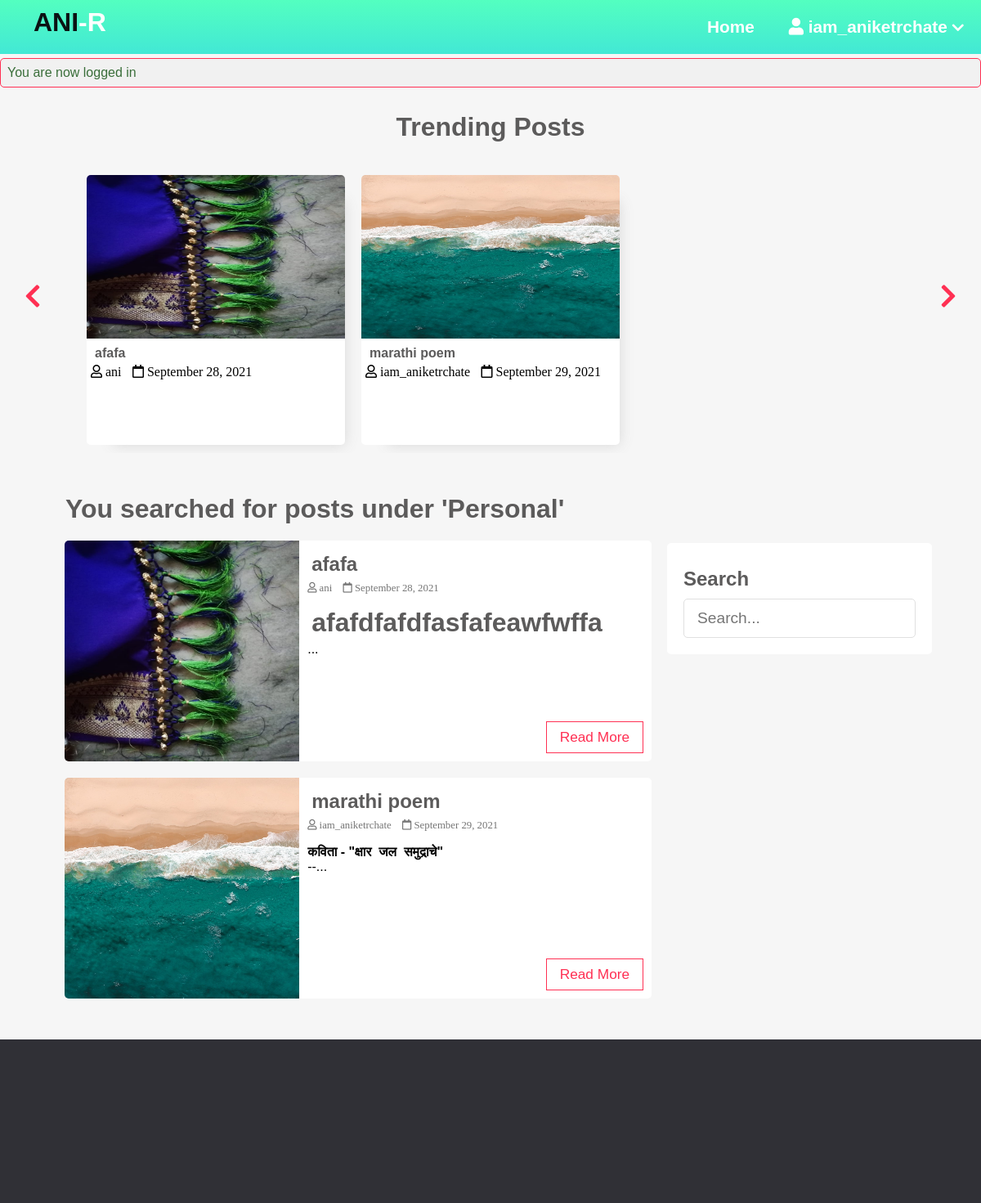
/index.php?t_id=5&name=Personal (signed in), run on the app's committed database.
### tables this page shows
CREATE TABLE `posts` (
  `id` int(11) NOT NULL,
  `user_id` int(11) NOT NULL,
  `topic_id` int(11) DEFAULT NULL,
  `title` varchar(255) NOT NULL,
  `image` varchar(255) NOT NULL,
  `body` text NOT NULL,
  `published` tinyint(4) NOT NULL,
  `created_at` datetime NOT NULL DEFAULT current_timestamp()
);

CREATE TABLE `users` (
  `id` int(11) NOT NULL,
  `admin` tinyint(4) NOT NULL DEFAULT 1,
  `username` varchar(255) NOT NULL,
  `email` varchar(255) NOT NULL,
  `password` varchar(255) NOT NULL,
  `created_at` timestamp NOT NULL DEFAULT current_timestamp()
);

### app/database/db.php (called while the page is built, shortened)
<?php
require('connect.php');
function executeQuery($sql, $data)
{
    global $conn;
    $stmt = $conn->prepare($sql);
    $values = array_values($data);
    $types = str_repeat('s', count($values));
    $stmt->bind_param($types, ...$values);
    $stmt->execute();
    return $stmt;
}
function getPostsByTopicId($topic_id)
{
    $sql = "SELECT p.*, u.username FROM posts AS p JOIN users AS u ON p.user_id=u.id WHERE p.published=? AND topic_id=?";
    $stmt = executeQuery($sql, ['published' => 1, 'topic_id' => $topic_id]);
    $records = $stmt->get_result()->fetch_all(MYSQLI_ASSOC);
    return $records;
}

### index.php (the view, shortened to what this page needs)
<?php
$posts = array();
$postsTitle = 'All Posts';
if (isset($_GET['t_id'])) {
  $posts = getPostsByTopicId($_GET['t_id']);
  $postsTitle = "You searched for posts under '" . $_GET['name'] . "'";
} else if (isset($_POST['search-term'])) {
  $postsTitle = "You searched for '" . $_POST['search-term'] . "'";
  $posts = searchPosts($_POST['search-term']);
} else {
  $posts = getPublishedPosts();
}
?>
<!DOCTYPE html>
<html lang="en">
<head>
  <link rel="stylesheet" href="https://use.fontawesome.com/releases/v5.7.2/css/all.css"
>
  <link rel="stylesheet" href="assets/css/style.css">
</head>
<body>
  <?php include(ROOT_PATH . "/app/includes/header.php"); ?>
  <?php include(ROOT_PATH . "/app/includes/messages.php"); ?>
  <div class="page-wrapper">
    <div class="post-slider">
      <h1 class="slider-title">Trending Posts</h1>
      <i class="fas fa-chevron-left prev"></i>
      <i class="fas fa-chevron-right next"></i>
      <div class="post-wrapper">
        <?php foreach ($posts as $post): ?>
          <div class="post">
            <img src="<?php echo BASE_URL . '/assets/images/' . $post['image']; ?>" alt="" class="slider-image">
            <div class="post-info">
              <h4><a href="single.php?id=<?php echo $post['id']; ?>"><?php echo $post['title']; ?></a></h4>
              <i class="far fa-user"> <?php echo $post['username']; ?></i>
              <i class="far fa-calendar"> <?php echo date('F j, Y', strtotime($post['created_at'])); ?></i>
            </div>
          </div>
        <?php endforeach; ?>
      </div>
    </div>
    <div class="content clearfix">
      <div class="main-content">
        <h1 class="recent-post-title"><?php echo $postsTitle ?></h1>
        <?php foreach ($posts as $post): ?>
          <div class="post clearfix">
            <img src="<?php echo BASE_URL . '/assets/images/' . $post['image']; ?>" alt="" class="post-image">
            <div class="post-preview">
              <h2><a href="single.php?id=<?php echo $post['id']; ?>"><?php echo $post['title']; ?></a></h2>
              <i class="far fa-user"> <?php echo $post['username']; ?></i>
              <i class="far fa-calendar"> <?php echo date('F j, Y', strtotime($post['created_at'])); ?></i>
              <p class="preview-text">
                <?php echo html_entity_decode(substr($post['body'], 0, 150) . '...'); ?>
              </p>
              <a href="single.php?id=<?php echo $post['id']; ?>" class="btn read-more">Read More</a>
            </div>
          </div>
        <?php endforeach; ?>
      </div>
      <div class="sidebar">
        <div class="section search">
          <h2 class="section-title">Search</h2>
          <form action="index.php" method="post">
            <input type="text" name="search-term" class="text-input" placeholder="Search...">
          </form>
        </div>
    </div>
  </div>
  <?php include(ROOT_PATH . "/app/includes/footer.php"); ?>
</body>
</html>

### assets/css/style.css (style rules this page uses)
* { box-sizing: border-box; }
html, body { height: 100%; padding: 0px; margin: 0px; background: #f6f6f6; font-family: Arial, Helvetica, sans-serif; }
h1, h2, h3, h4, h5, h6 { color: #5c5b5b; margin: 5px; }
a { text-decoration: none; color: inherit; }
.clearfix::after { content: ""; display: block; clear: both; }
.btn { padding: 0.5rem 1rem; background: #3091ff; color: white; border: 1px solid transparent; border-radius: 0.25rem; font-size: 1.08em; }
.text-input { padding: 0.7rem 1rem; display: block; width: 100%; border-radius: 5px; border: 1px solid #e0e0e0; outline: none; color: #444; line-height: 1.5rem; font-size: 1.2em; }
.page-wrapper { min-height: 100%; }
.post-slider { position: relative; }
.post-slider .slider-title { text-align: center; margin: 30px auto; }
.post-slider .next { position: absolute; top: 50%; right: 30px; font-size: 2em; color: #ff3053; cursor: pointer; }
.post-slider .prev { position: absolute; top: 50%; left: 30px; font-size: 2em; color: #ff3053; cursor: pointer; }
.post-slider .post-wrapper { width: 84%; height: 350px; margin: 0px auto; overflow: hidden; padding: 10px 0px 10px 0px; }
.post-slider .post-wrapper .post { width: 300px; height: 330px; margin: 0px 10px; display: inline-block; background: white; border-radius: 5px; box-shadow: 1rem 1rem 1rem -1rem #68686833; }
.post-slider .post-wrapper .post .post-info { height: 130px; padding: 0px 5px; }
.post-slider .post-wrapper .post .slider-image { width: 100%; height: 200px; border-top-left-radius: 5px; border-top-right-radius: 5px; }
.content { width: 90%; margin: 30px auto 30px; }
.content .main-content { width: 70%; float: left; }
.content .main-content .post { width: 95%; height: 270px; margin: 20px auto; border-radius: 5px; background: white; position: relative; }
.content .main-content .post .post-preview i { color: #757575; font-size: 0.8em; }
.content .main-content .post .preview-text { line-height: 1.5em; font-size: 1.03em; color: #444; }
.content .main-content .post .read-more { position: absolute; bottom: 10px; right: 10px; border: 1px solid #ff3053; background: transparent; border-radius: 0px; color: #ff3053 !important; }
.content .main-content .post .post-image { width: 40%; height: 100%; float: left; border-top-left-radius: 5px; border-bottom-left-radius: 5px; }
.content .main-content .post .post-preview { width: 60%; padding: 10px; float: right; }
.content .main-content .recent-post-title { margin: 20px; }
.content .sidebar { width: 30%; float: left; }
.content .sidebar .section { background: white; padding: 20px; border-radius: 5px; margin-bottom: 20px; }
.content .sidebar .section .section-title { margin: 10px 0px 10px 0px; }
.content .sidebar .section.search { margin-top: 80px; }

### data on the page
posts: image (picture), title "afafa", user.username "ani", created_at "September 28, 2021", body "afafdfafdfasfafeawfwffa ..."
posts: image (picture), title "marathi poem", user.username "iam_aniketrchate", created_at "September 29, 2021", body "कविता - \"क्षार जल समुद्राचे\" --..."

### other printed values
$_SESSION['username'] "iam_aniketrchate"
$_SESSION['message'] "You are now logged in"
$postsTitle "You searched for posts under 'Personal'"
